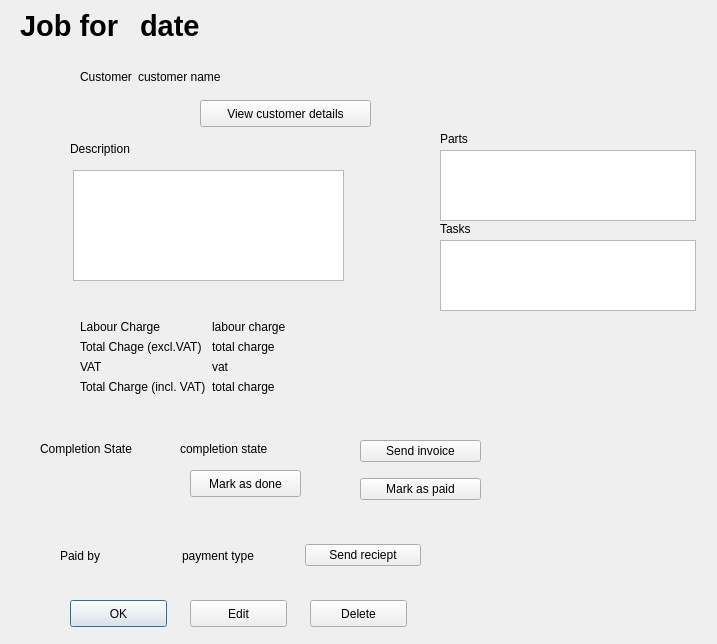
<?xml version="1.0" encoding="UTF-8"?>
<ui version="4.0">
 <class>JobShow</class>
 <widget class="QDialog" name="JobShow">
  <property name="geometry">
   <rect>
    <x>0</x>
    <y>0</y>
    <width>717</width>
    <height>644</height>
   </rect>
  </property>
  <property name="windowTitle">
   <string>Dialog</string>
  </property>
  <widget class="QWidget" name="formLayoutWidget">
   <property name="geometry">
    <rect>
     <x>80</x>
     <y>70</y>
     <width>291</width>
     <height>21</height>
    </rect>
   </property>
   <layout class="QFormLayout" name="formLayout_dateCustomer">
    <property name="fieldGrowthPolicy">
     <enum>QFormLayout::AllNonFixedFieldsGrow</enum>
    </property>
    <item row="0" column="0">
     <widget class="QLabel" name="label_customer">
      <property name="text">
       <string>Customer</string>
      </property>
     </widget>
    </item>
    <item row="0" column="1">
     <widget class="QLabel" name="label_customerNameE">
      <property name="text">
       <string>customer name</string>
      </property>
     </widget>
    </item>
   </layout>
  </widget>
  <widget class="QWidget" name="formLayoutWidget_2">
   <property name="geometry">
    <rect>
     <x>80</x>
     <y>320</y>
     <width>261</width>
     <height>101</height>
    </rect>
   </property>
   <layout class="QFormLayout" name="formLayout_charges">
    <item row="0" column="0">
     <widget class="QLabel" name="label_labourCharge">
      <property name="text">
       <string>Labour Charge</string>
      </property>
     </widget>
    </item>
    <item row="1" column="0">
     <widget class="QLabel" name="label_totalChargeExclVat">
      <property name="text">
       <string>Total Chage (excl.VAT)</string>
      </property>
     </widget>
    </item>
    <item row="2" column="0">
     <widget class="QLabel" name="label_vat">
      <property name="text">
       <string>VAT</string>
      </property>
     </widget>
    </item>
    <item row="3" column="0">
     <widget class="QLabel" name="label_totalChargeInclVat">
      <property name="text">
       <string>Total Charge (incl. VAT)</string>
      </property>
     </widget>
    </item>
    <item row="0" column="1">
     <widget class="QLabel" name="label_labourChargeE">
      <property name="text">
       <string>labour charge</string>
      </property>
     </widget>
    </item>
    <item row="1" column="1">
     <widget class="QLabel" name="label_totalChargeExclVatE">
      <property name="text">
       <string>total charge</string>
      </property>
     </widget>
    </item>
    <item row="2" column="1">
     <widget class="QLabel" name="label_vatE">
      <property name="text">
       <string>vat</string>
      </property>
     </widget>
    </item>
    <item row="3" column="1">
     <widget class="QLabel" name="label_totalChargeInclVatE">
      <property name="text">
       <string>total charge</string>
      </property>
     </widget>
    </item>
   </layout>
  </widget>
  <widget class="QPushButton" name="pushButton_ok">
   <property name="geometry">
    <rect>
     <x>70</x>
     <y>600</y>
     <width>97</width>
     <height>27</height>
    </rect>
   </property>
   <property name="text">
    <string>OK</string>
   </property>
  </widget>
  <widget class="QLabel" name="label_part">
   <property name="geometry">
    <rect>
     <x>440</x>
     <y>130</y>
     <width>41</width>
     <height>17</height>
    </rect>
   </property>
   <property name="text">
    <string>Parts</string>
   </property>
  </widget>
  <widget class="QLabel" name="label_tasks">
   <property name="geometry">
    <rect>
     <x>440</x>
     <y>220</y>
     <width>41</width>
     <height>17</height>
    </rect>
   </property>
   <property name="text">
    <string>Tasks</string>
   </property>
  </widget>
  <widget class="QLabel" name="label_completionState">
   <property name="geometry">
    <rect>
     <x>40</x>
     <y>440</y>
     <width>121</width>
     <height>17</height>
    </rect>
   </property>
   <property name="text">
    <string>Completion State</string>
   </property>
  </widget>
  <widget class="QWidget" name="verticalWidget_sendInvoiceMarkAsPaid" native="true">
   <property name="geometry">
    <rect>
     <x>360</x>
     <y>430</y>
     <width>121</width>
     <height>80</height>
    </rect>
   </property>
   <layout class="QVBoxLayout" name="verticalLayout">
    <item>
     <widget class="QPushButton" name="pushButton_sendInvoice">
      <property name="text">
       <string>Send invoice</string>
      </property>
     </widget>
    </item>
    <item>
     <widget class="QPushButton" name="pushButton_markAsPaid">
      <property name="text">
       <string>Mark as paid</string>
      </property>
     </widget>
    </item>
   </layout>
  </widget>
  <widget class="QWidget" name="horizontalWidget_paidBy" native="true">
   <property name="geometry">
    <rect>
     <x>60</x>
     <y>530</y>
     <width>361</width>
     <height>51</height>
    </rect>
   </property>
   <layout class="QHBoxLayout" name="horizontalLayout_paidBy">
    <item>
     <widget class="QLabel" name="label_paidBy">
      <property name="text">
       <string>Paid by</string>
      </property>
     </widget>
    </item>
    <item>
     <widget class="QLabel" name="label_paymentTypeE">
      <property name="text">
       <string>payment type</string>
      </property>
     </widget>
    </item>
    <item>
     <widget class="QPushButton" name="pushButton_sendReciept">
      <property name="text">
       <string>Send reciept</string>
      </property>
     </widget>
    </item>
   </layout>
  </widget>
  <widget class="QLabel" name="label_job">
   <property name="geometry">
    <rect>
     <x>20</x>
     <y>10</y>
     <width>121</width>
     <height>31</height>
    </rect>
   </property>
   <property name="font">
    <font>
     <pointsize>22</pointsize>
     <weight>75</weight>
     <bold>true</bold>
    </font>
   </property>
   <property name="text">
    <string>Job for</string>
   </property>
  </widget>
  <widget class="QLabel" name="label_dateE">
   <property name="geometry">
    <rect>
     <x>140</x>
     <y>10</y>
     <width>351</width>
     <height>31</height>
    </rect>
   </property>
   <property name="font">
    <font>
     <pointsize>22</pointsize>
     <weight>75</weight>
     <bold>true</bold>
    </font>
   </property>
   <property name="text">
    <string>date</string>
   </property>
  </widget>
  <widget class="QPushButton" name="pushButton_viewCustomerDetails">
   <property name="geometry">
    <rect>
     <x>200</x>
     <y>100</y>
     <width>171</width>
     <height>27</height>
    </rect>
   </property>
   <property name="text">
    <string>View customer details</string>
   </property>
  </widget>
  <widget class="QPushButton" name="pushButton_edit">
   <property name="geometry">
    <rect>
     <x>190</x>
     <y>600</y>
     <width>97</width>
     <height>27</height>
    </rect>
   </property>
   <property name="text">
    <string>Edit</string>
   </property>
  </widget>
  <widget class="QLabel" name="label_completionStateE">
   <property name="geometry">
    <rect>
     <x>180</x>
     <y>440</y>
     <width>131</width>
     <height>17</height>
    </rect>
   </property>
   <property name="text">
    <string>completion state</string>
   </property>
  </widget>
  <widget class="QListWidget" name="listWidget_tasksE">
   <property name="geometry">
    <rect>
     <x>440</x>
     <y>240</y>
     <width>256</width>
     <height>71</height>
    </rect>
   </property>
  </widget>
  <widget class="QListWidget" name="listWidget_partsE">
   <property name="geometry">
    <rect>
     <x>440</x>
     <y>150</y>
     <width>256</width>
     <height>71</height>
    </rect>
   </property>
  </widget>
  <widget class="QPushButton" name="pushButton_delete">
   <property name="geometry">
    <rect>
     <x>310</x>
     <y>600</y>
     <width>97</width>
     <height>27</height>
    </rect>
   </property>
   <property name="text">
    <string>Delete</string>
   </property>
  </widget>
  <widget class="QPushButton" name="pushButton_markAsDone">
   <property name="geometry">
    <rect>
     <x>190</x>
     <y>470</y>
     <width>111</width>
     <height>27</height>
    </rect>
   </property>
   <property name="text">
    <string>Mark as done</string>
   </property>
  </widget>
  <widget class="QPlainTextEdit" name="plainTextEdit_descriptionE">
   <property name="geometry">
    <rect>
     <x>73</x>
     <y>170</y>
     <width>271</width>
     <height>111</height>
    </rect>
   </property>
   <property name="readOnly">
    <bool>true</bool>
   </property>
  </widget>
  <widget class="QLabel" name="label_description">
   <property name="geometry">
    <rect>
     <x>70</x>
     <y>140</y>
     <width>91</width>
     <height>17</height>
    </rect>
   </property>
   <property name="text">
    <string>Description</string>
   </property>
  </widget>
 </widget>
 <resources/>
 <connections/>
</ui>
